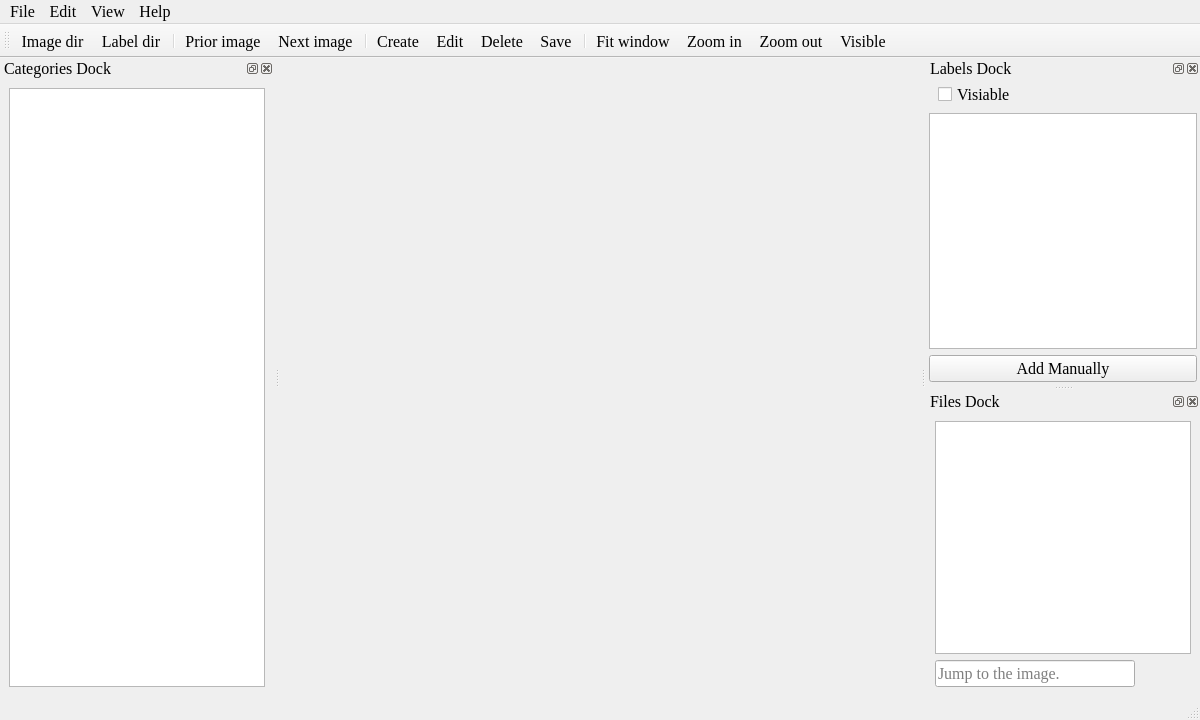
<?xml version="1.0" encoding="UTF-8"?>
<ui version="4.0">
 <class>MainWindow</class>
 <widget class="QMainWindow" name="MainWindow">
  <property name="geometry">
   <rect>
    <x>0</x>
    <y>0</y>
    <width>1200</width>
    <height>720</height>
   </rect>
  </property>
  <property name="font">
   <font>
    <family>Times New Roman</family>
    <pointsize>12</pointsize>
    <weight>50</weight>
    <italic>false</italic>
    <bold>false</bold>
   </font>
  </property>
  <property name="windowTitle">
   <string>MainWindow</string>
  </property>
  <widget class="QWidget" name="centralwidget">
   <layout class="QGridLayout" name="gridLayout">
    <property name="leftMargin">
     <number>0</number>
    </property>
    <property name="topMargin">
     <number>0</number>
    </property>
    <property name="rightMargin">
     <number>0</number>
    </property>
    <property name="bottomMargin">
     <number>0</number>
    </property>
   </layout>
  </widget>
  <widget class="QMenuBar" name="menubar">
   <property name="geometry">
    <rect>
     <x>0</x>
     <y>0</y>
     <width>1200</width>
     <height>29</height>
    </rect>
   </property>
   <widget class="QMenu" name="menuFile">
    <property name="font">
     <font>
      <family>Times New Roman</family>
      <pointsize>10</pointsize>
      <weight>50</weight>
      <italic>false</italic>
      <bold>false</bold>
     </font>
    </property>
    <property name="title">
     <string>File</string>
    </property>
    <addaction name="actionOpen_image_dir"/>
    <addaction name="actionOpen_label_dir"/>
    <addaction name="separator"/>
    <addaction name="actionPrior_image"/>
    <addaction name="actionNext_image"/>
    <addaction name="separator"/>
    <addaction name="actionSetting"/>
    <addaction name="actionExit"/>
   </widget>
   <widget class="QMenu" name="menuView">
    <property name="title">
     <string>View</string>
    </property>
    <addaction name="actionFit_window"/>
    <addaction name="actionZoom_in"/>
    <addaction name="actionZoom_out"/>
    <addaction name="actionVisible"/>
   </widget>
   <widget class="QMenu" name="menuEdit">
    <property name="title">
     <string>Edit</string>
    </property>
    <addaction name="actionCreate"/>
    <addaction name="actionCache"/>
    <addaction name="actionEdit"/>
    <addaction name="actionDelete"/>
    <addaction name="actionSave"/>
   </widget>
   <widget class="QMenu" name="menuHelp">
    <property name="title">
     <string>Help</string>
    </property>
    <widget class="QMenu" name="menuLanguage">
     <property name="font">
      <font>
       <family>Times New Roman</family>
       <pointsize>12</pointsize>
       <weight>50</weight>
       <italic>false</italic>
       <bold>false</bold>
      </font>
     </property>
     <property name="title">
      <string>Language</string>
     </property>
     <property name="icon">
      <iconset resource="../icon.qrc">
       <normaloff>:/icons/icons/翻译_translate.svg</normaloff>:/icons/icons/翻译_translate.svg</iconset>
     </property>
     <addaction name="actionChinese"/>
     <addaction name="actionEnglish"/>
    </widget>
    <addaction name="menuLanguage"/>
    <addaction name="actionShortcut"/>
    <addaction name="actionAbout"/>
   </widget>
   <addaction name="menuFile"/>
   <addaction name="menuEdit"/>
   <addaction name="menuView"/>
   <addaction name="menuHelp"/>
  </widget>
  <widget class="QToolBar" name="toolBar">
   <property name="windowTitle">
    <string>toolBar</string>
   </property>
   <property name="orientation">
    <enum>Qt::Horizontal</enum>
   </property>
   <property name="iconSize">
    <size>
     <width>24</width>
     <height>24</height>
    </size>
   </property>
   <property name="toolButtonStyle">
    <enum>Qt::ToolButtonIconOnly</enum>
   </property>
   <attribute name="toolBarArea">
    <enum>TopToolBarArea</enum>
   </attribute>
   <attribute name="toolBarBreak">
    <bool>false</bool>
   </attribute>
   <addaction name="actionOpen_image_dir"/>
   <addaction name="actionOpen_label_dir"/>
   <addaction name="separator"/>
   <addaction name="actionPrior_image"/>
   <addaction name="actionNext_image"/>
   <addaction name="separator"/>
   <addaction name="actionCreate"/>
   <addaction name="actionEdit"/>
   <addaction name="actionDelete"/>
   <addaction name="actionSave"/>
   <addaction name="separator"/>
   <addaction name="actionFit_window"/>
   <addaction name="actionZoom_in"/>
   <addaction name="actionZoom_out"/>
   <addaction name="actionVisible"/>
  </widget>
  <widget class="QDockWidget" name="Labels">
   <property name="font">
    <font>
     <family>Times New Roman</family>
     <pointsize>12</pointsize>
     <weight>50</weight>
     <italic>false</italic>
     <bold>false</bold>
    </font>
   </property>
   <property name="contextMenuPolicy">
    <enum>Qt::DefaultContextMenu</enum>
   </property>
   <property name="acceptDrops">
    <bool>false</bool>
   </property>
   <property name="windowTitle">
    <string>Labels Dock</string>
   </property>
   <attribute name="dockWidgetArea">
    <number>2</number>
   </attribute>
   <widget class="QWidget" name="dockWidgetContents">
    <layout class="QVBoxLayout" name="verticalLayout">
     <property name="spacing">
      <number>6</number>
     </property>
     <property name="leftMargin">
      <number>3</number>
     </property>
     <property name="topMargin">
      <number>3</number>
     </property>
     <property name="rightMargin">
      <number>3</number>
     </property>
     <property name="bottomMargin">
      <number>3</number>
     </property>
     <item>
      <widget class="QWidget" name="widget" native="true">
       <layout class="QHBoxLayout" name="horizontalLayout">
        <property name="topMargin">
         <number>0</number>
        </property>
        <property name="bottomMargin">
         <number>0</number>
        </property>
        <item>
         <widget class="QCheckBox" name="checkBox_visiable">
          <property name="statusTip">
           <string/>
          </property>
          <property name="text">
           <string>Visiable</string>
          </property>
         </widget>
        </item>
       </layout>
      </widget>
     </item>
     <item>
      <widget class="QListWidget" name="listWidget_labels"/>
     </item>
     <item>
      <widget class="QPushButton" name="pushButton_add_manually">
       <property name="statusTip">
        <string>Add annotation manually.</string>
       </property>
       <property name="text">
        <string>Add Manually</string>
       </property>
      </widget>
     </item>
    </layout>
   </widget>
  </widget>
  <widget class="QDockWidget" name="Files">
   <property name="windowTitle">
    <string>Files Dock</string>
   </property>
   <attribute name="dockWidgetArea">
    <number>2</number>
   </attribute>
   <widget class="QWidget" name="dockWidgetContents_2">
    <layout class="QVBoxLayout" name="verticalLayout_2">
     <item>
      <widget class="QListWidget" name="listWidget_files"/>
     </item>
     <item>
      <layout class="QHBoxLayout" name="horizontalLayout_2">
       <item>
        <widget class="QLineEdit" name="lineEdit_jump">
         <property name="font">
          <font>
           <family>Times New Roman</family>
           <pointsize>12</pointsize>
           <weight>50</weight>
           <italic>false</italic>
           <bold>false</bold>
          </font>
         </property>
         <property name="statusTip">
          <string>Jump to the image. Input name or index.</string>
         </property>
         <property name="placeholderText">
          <string>Jump to the image.</string>
         </property>
        </widget>
       </item>
       <item>
        <widget class="QLabel" name="label_files">
         <property name="minimumSize">
          <size>
           <width>50</width>
           <height>0</height>
          </size>
         </property>
         <property name="text">
          <string/>
         </property>
         <property name="textFormat">
          <enum>Qt::AutoText</enum>
         </property>
         <property name="scaledContents">
          <bool>false</bool>
         </property>
         <property name="alignment">
          <set>Qt::AlignRight|Qt::AlignTrailing|Qt::AlignVCenter</set>
         </property>
        </widget>
       </item>
      </layout>
     </item>
    </layout>
   </widget>
  </widget>
  <widget class="QStatusBar" name="status_bar"/>
  <widget class="QDockWidget" name="dockWidget">
   <property name="windowTitle">
    <string>Categories Dock</string>
   </property>
   <attribute name="dockWidgetArea">
    <number>1</number>
   </attribute>
   <widget class="QWidget" name="dockWidgetContents_3">
    <layout class="QVBoxLayout" name="verticalLayout_3">
     <item>
      <widget class="QListWidget" name="listWidget_categories"/>
     </item>
    </layout>
   </widget>
  </widget>
  <action name="actionOpen_image_dir">
   <property name="icon">
    <iconset resource="../icon.qrc">
     <normaloff>:/icons/icons/照片_pic.svg</normaloff>:/icons/icons/照片_pic.svg</iconset>
   </property>
   <property name="text">
    <string>Image dir</string>
   </property>
   <property name="statusTip">
    <string>Open image directory.</string>
   </property>
   <property name="font">
    <font>
     <family>Times New Roman</family>
     <pointsize>12</pointsize>
    </font>
   </property>
  </action>
  <action name="actionOpen_label_dir">
   <property name="icon">
    <iconset resource="../icon.qrc">
     <normaloff>:/icons/icons/文件夹-开_folder-open.svg</normaloff>:/icons/icons/文件夹-开_folder-open.svg</iconset>
   </property>
   <property name="text">
    <string>Label dir</string>
   </property>
   <property name="statusTip">
    <string>Open xml file directory. This directory will be used to save xml.</string>
   </property>
   <property name="whatsThis">
    <string/>
   </property>
   <property name="font">
    <font>
     <family>Times New Roman</family>
     <pointsize>12</pointsize>
    </font>
   </property>
  </action>
  <action name="actionExit">
   <property name="icon">
    <iconset resource="../icon.qrc">
     <normaloff>:/icons/icons/开关_power.svg</normaloff>:/icons/icons/开关_power.svg</iconset>
   </property>
   <property name="text">
    <string>Exit</string>
   </property>
   <property name="font">
    <font>
     <family>Times New Roman</family>
     <pointsize>12</pointsize>
    </font>
   </property>
  </action>
  <action name="actionZoom_in">
   <property name="icon">
    <iconset resource="../icon.qrc">
     <normaloff>:/icons/icons/放大_zoom-in.svg</normaloff>:/icons/icons/放大_zoom-in.svg</iconset>
   </property>
   <property name="text">
    <string>Zoom in </string>
   </property>
   <property name="font">
    <font>
     <family>Times New Roman</family>
     <pointsize>12</pointsize>
    </font>
   </property>
  </action>
  <action name="actionZoom_out">
   <property name="icon">
    <iconset resource="../icon.qrc">
     <normaloff>:/icons/icons/缩小_zoom-out.svg</normaloff>:/icons/icons/缩小_zoom-out.svg</iconset>
   </property>
   <property name="text">
    <string>Zoom out</string>
   </property>
   <property name="font">
    <font>
     <family>Times New Roman</family>
     <pointsize>12</pointsize>
    </font>
   </property>
  </action>
  <action name="actionFit_window">
   <property name="icon">
    <iconset resource="../icon.qrc">
     <normaloff>:/icons/icons/全宽_fullwidth.svg</normaloff>:/icons/icons/全宽_fullwidth.svg</iconset>
   </property>
   <property name="text">
    <string>Fit window</string>
   </property>
   <property name="statusTip">
    <string>Resize image to fit window.</string>
   </property>
   <property name="font">
    <font>
     <family>Times New Roman</family>
     <pointsize>12</pointsize>
    </font>
   </property>
   <property name="shortcut">
    <string>F</string>
   </property>
  </action>
  <action name="actionCreate">
   <property name="icon">
    <iconset resource="../icon.qrc">
     <normaloff>:/icons/icons/锚点_anchor.svg</normaloff>:/icons/icons/锚点_anchor.svg</iconset>
   </property>
   <property name="text">
    <string>Create</string>
   </property>
   <property name="statusTip">
    <string>Create annotation rectangle.</string>
   </property>
   <property name="font">
    <font>
     <family>Times New Roman</family>
     <pointsize>12</pointsize>
    </font>
   </property>
   <property name="shortcut">
    <string>C</string>
   </property>
  </action>
  <action name="actionEdit">
   <property name="icon">
    <iconset resource="../icon.qrc">
     <normaloff>:/icons/icons/编辑文件_file-editing.svg</normaloff>:/icons/icons/编辑文件_file-editing.svg</iconset>
   </property>
   <property name="text">
    <string>Edit</string>
   </property>
   <property name="statusTip">
    <string>Edit the selected annotation.</string>
   </property>
   <property name="whatsThis">
    <string/>
   </property>
   <property name="font">
    <font>
     <family>Times New Roman</family>
     <pointsize>12</pointsize>
    </font>
   </property>
   <property name="shortcut">
    <string>E</string>
   </property>
  </action>
  <action name="actionDelete">
   <property name="icon">
    <iconset resource="../icon.qrc">
     <normaloff>:/icons/icons/删除_delete.svg</normaloff>:/icons/icons/删除_delete.svg</iconset>
   </property>
   <property name="text">
    <string>Delete</string>
   </property>
   <property name="statusTip">
    <string>Delect the selected annotation.</string>
   </property>
   <property name="whatsThis">
    <string/>
   </property>
   <property name="font">
    <font>
     <family>Times New Roman</family>
     <pointsize>12</pointsize>
    </font>
   </property>
   <property name="shortcut">
    <string>Del</string>
   </property>
  </action>
  <action name="actionSave">
   <property name="icon">
    <iconset resource="../icon.qrc">
     <normaloff>:/icons/icons/保存_save.svg</normaloff>:/icons/icons/保存_save.svg</iconset>
   </property>
   <property name="text">
    <string>Save</string>
   </property>
   <property name="statusTip">
    <string>Save current annotation to xml file.</string>
   </property>
   <property name="font">
    <font>
     <family>Times New Roman</family>
     <pointsize>12</pointsize>
    </font>
   </property>
   <property name="shortcut">
    <string>S</string>
   </property>
  </action>
  <action name="actionPrior_image">
   <property name="icon">
    <iconset resource="../icon.qrc">
     <normaloff>:/icons/icons/上一步_back.svg</normaloff>:/icons/icons/上一步_back.svg</iconset>
   </property>
   <property name="text">
    <string>Prior image</string>
   </property>
   <property name="statusTip">
    <string/>
   </property>
   <property name="font">
    <font>
     <family>Times New Roman</family>
     <pointsize>12</pointsize>
    </font>
   </property>
   <property name="shortcut">
    <string>A</string>
   </property>
  </action>
  <action name="actionNext_image">
   <property name="icon">
    <iconset resource="../icon.qrc">
     <normaloff>:/icons/icons/下一步_next.svg</normaloff>:/icons/icons/下一步_next.svg</iconset>
   </property>
   <property name="text">
    <string>Next image</string>
   </property>
   <property name="font">
    <font>
     <family>Times New Roman</family>
     <pointsize>12</pointsize>
    </font>
   </property>
   <property name="shortcut">
    <string>D</string>
   </property>
  </action>
  <action name="actionSetting">
   <property name="icon">
    <iconset resource="../icon.qrc">
     <normaloff>:/icons/icons/设置_setting-two.svg</normaloff>:/icons/icons/设置_setting-two.svg</iconset>
   </property>
   <property name="text">
    <string>Setting</string>
   </property>
   <property name="font">
    <font>
     <family>Times New Roman</family>
     <pointsize>12</pointsize>
    </font>
   </property>
  </action>
  <action name="actionCache">
   <property name="icon">
    <iconset resource="../icon.qrc">
     <normaloff>:/icons/icons/关闭_close-one.svg</normaloff>:/icons/icons/关闭_close-one.svg</iconset>
   </property>
   <property name="text">
    <string>Cache</string>
   </property>
   <property name="font">
    <font>
     <family>Times New Roman</family>
     <pointsize>12</pointsize>
    </font>
   </property>
   <property name="shortcut">
    <string>Esc</string>
   </property>
  </action>
  <action name="actionShortcut">
   <property name="icon">
    <iconset resource="../icon.qrc">
     <normaloff>:/icons/icons/键盘_keyboard-one.svg</normaloff>:/icons/icons/键盘_keyboard-one.svg</iconset>
   </property>
   <property name="text">
    <string>Shortcut</string>
   </property>
   <property name="font">
    <font>
     <family>Times New Roman</family>
     <pointsize>12</pointsize>
    </font>
   </property>
  </action>
  <action name="actionAbout">
   <property name="icon">
    <iconset resource="../icon.qrc">
     <normaloff>:/icons/icons/我的_me.svg</normaloff>:/icons/icons/我的_me.svg</iconset>
   </property>
   <property name="text">
    <string>About</string>
   </property>
   <property name="font">
    <font>
     <family>Times New Roman</family>
     <pointsize>12</pointsize>
    </font>
   </property>
  </action>
  <action name="actionChinese">
   <property name="text">
    <string>中文</string>
   </property>
  </action>
  <action name="actionEnglish">
   <property name="text">
    <string>English</string>
   </property>
  </action>
  <action name="actionVisible">
   <property name="checkable">
    <bool>true</bool>
   </property>
   <property name="icon">
    <iconset resource="../icon.qrc">
     <normaloff>:/icons/icons/眼睛_eyes.svg</normaloff>:/icons/icons/眼睛_eyes.svg</iconset>
   </property>
   <property name="text">
    <string>Visible</string>
   </property>
   <property name="font">
    <font>
     <family>Times New Roman</family>
     <pointsize>12</pointsize>
    </font>
   </property>
   <property name="shortcut">
    <string>V</string>
   </property>
  </action>
 </widget>
 <resources>
  <include location="../icon.qrc"/>
 </resources>
 <connections/>
</ui>
